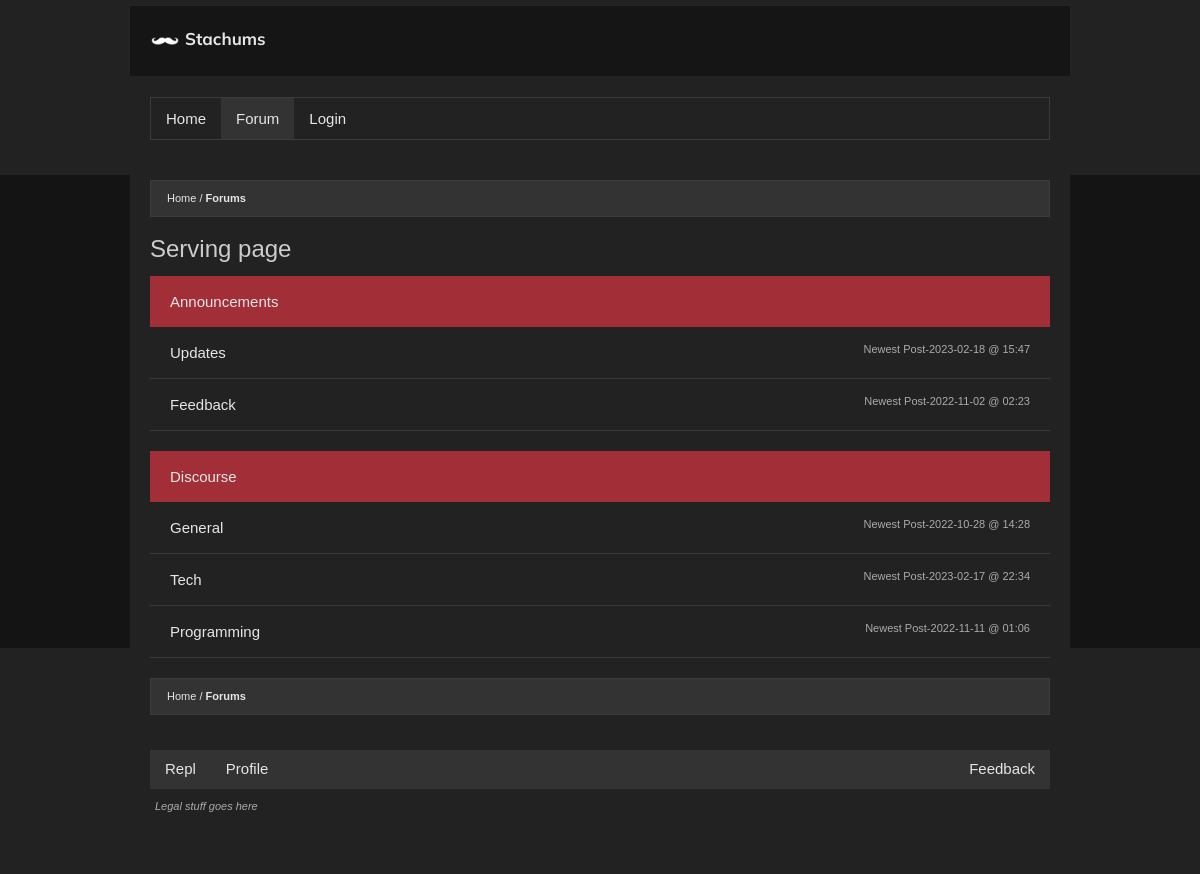
Page /serve on the committed database.
### main.py (models this page shows, shortened)
class Topic(db.Model):
  id = db.Column(db.Integer, primary_key=True)
  name = db.Column(db.String(200), nullable=False)
  subtopics = db.relationship('Subtopic', backref='topic', lazy=True)

class Subtopic(db.Model):
  id = db.Column(db.Integer, primary_key=True)
  name = db.Column(db.String(200), nullable=False)
  m_url = db.Column(db.String(60), unique=True, nullable=False)
  posts = db.relationship('Post', backref='subtopic', lazy=True)
  m_topic = db.Column(db.Integer, db.ForeignKey('topic.id'), nullable=False)
  adminTopic = db.Column(db.Boolean(), nullable=False, default=False)

class Post(db.Model):
  id = db.Column(db.Integer, primary_key=True)
  title = db.Column(db.String(200), nullable=False)
  content = db.Column(db.String(3000), nullable=False)
  author_id = db.Column(db.Integer, db.ForeignKey('user.id'), nullable=False)
  author = db.relationship(lambda: User,
                           uselist=False,
                           overlaps='post,user',
                           viewonly=True)
  created_on = db.Column(db.DateTime,
                         nullable=False,
                         default=datetime.utcnow,
                         index=True)
  replies = db.relationship('Comment', backref='post', lazy=True)
  msubtopic = db.Column(db.Integer,
                        db.ForeignKey('subtopic.id'),
                        nullable=False)
  sub = db.relationship(lambda: Subtopic,
                        uselist=False,
                        overlaps='post,subtopic',
                        viewonly=True)
  uuid = db.Column(db.String(40), default=tools.CreateUUID())
  mtag = db.Column(db.Integer, db.ForeignKey('tags.id'), nullable=True)
  tag = db.relationship(lambda: Tags,
                        uselist=False,
                        overlaps='post,tags',
                        viewonly=True)
  anon = db.Column(db.Boolean(), nullable=False, default=False)
  edited_time = db.Column(db.DateTime,
                         nullable=True)
  votes = db.relationship('ContentVote', backref='post', lazy=True)

### main.py (the view)
@app.route('/serve')
def mserve():
  topics = Topic.query.limit(5).all()
  return render_template("serve.html", topics=topics)

### templates/serve.html (shortened to what this page needs)
{% extends 'base.html' %}
{% set active_page = 'forum' %}
{% block main %}
  <ul class="bread">
    <li><a href="#">Home</a></li>
    <li><a href="#" class="bold">Forums</a></li>
  </ul>
  <div class="title"><h1>Serving page</h1></div>
  {% for topic in topics %}
  <div class="group">
    <div class="node">
      <h4 class="nodeTitle">{{ topic.name }}</h4>
    </div>
    {% if topic.subtopics|length > 0 %}
    {% for sub in topic.subtopics %}
    <div class="subunit clearfix">
      <a href="{{url_for('topic', murl=sub.m_url )}}"><h4>{{ sub.name }}</h4></a>
      {% if sub.posts|length > 0 %}
        <a class="recent" href="{{url_for('topic', murl=sub.m_url )}}">Newest Post-<time class="time">{{ sub.posts[-1].created_on.strftime('%Y-%m-%d @ %H:%M') }}</time></a>
      {% endif %}
      </div>
    {% endfor %}
    {% else %}
    <div class="subunit clearfix"><a href="javascript:void(0)"><h4>No subtopics exist yet.</h4></a> <a class="recent" href="javascript:void(0)">Newest Post-<time class="time">NaN @ NaN</time></a></div>
    {% endif %}
  </div>
  {% endfor %}
  <ul class="bread">
    <li><a href="#">Home</a></li>
    <li><a href="#" class="bold">Forums</a></li>
  </ul>
</div>
{% endblock %}

### static/style.css (style rules this page uses)
html, body { height: 100%; width: 100%; overflow-x: hidden; margin: 0; color: rgb(230, 230, 230); background-color: rgb(20, 20, 20); font-family: Arial, Helvetica, sans-serif; font-family: Verdana, sans-serif; font-size: 15px; -moz-text-size-adjust: 100%; -ms-text-size-adjust: 100%; text-size-adjust: 100%; -webkit-text-size-adjust: 100%; line-height: 1.4; word-wrap: break-word; }
ul { list-style-type: none; margin: 0; padding: 0; }
.content ul.bread { margin: auto; padding: 10px 16px; background-color: #333; margin-bottom: 15px; border: 1px solid rgb(60, 60, 60); font-size: 11px; }
.bread li { display: inline; }
.bread li a { text-decoration: none; color: rgb(230, 230, 230); }
.bread li+li:before { content: "/\00a0"; }
.content a { color: rgb(230, 230, 230); }
.bold { font-weight: bold; }
h1, h2, h3, h4, h5, h6 { font-weight: normal; font-family: Arial, Helvetica, sans-serif; }
.title h1 { font-size: 24px; color: #ccc; overflow: hidden; }
.title { margin-bottom: 10px; }
.group { margin-bottom: 20px; }
.group .node { background-color: #a22f37; padding: 15px 20px; }
.group .node .nodeTitle { margin: 0; }
.group .subunit { border-bottom: 1px solid rgb(60, 60, 60); padding: 15px 20px; }
.group .subunit a { text-decoration: none; float: left; }
.group .subunit a h4 { margin: 0; }
.group .subunit a.recent { float: right; color: #acacac; font-size: 11px; }
article ul, ol, h1, h2, h3, h4, h5, h6 { white-space: normal; margin: 0; }
.clearfix::after { content: ""; clear: both; display: table; }

### rows in the picture
Topic: name "Announcements"
Subtopic: name "Updates", created_on "2023-02-18 @ 15:47"
Subtopic: name "Feedback", created_on "2022-11-02 @ 02:23"
Topic: name "Discourse"
Subtopic: name "General", created_on "2022-10-28 @ 14:28"
Subtopic: name "Tech", created_on "2023-02-17 @ 22:34"
Subtopic: name "Programming", created_on "2022-11-11 @ 01:06"

### other values in the picture
{{ settings['website']['name'] }} "Stachums"
